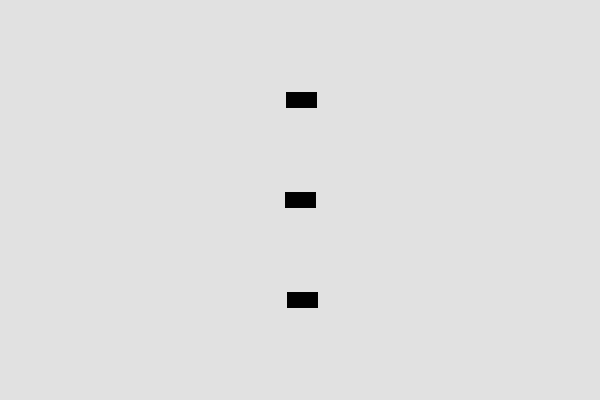
Frame 1 (no input)
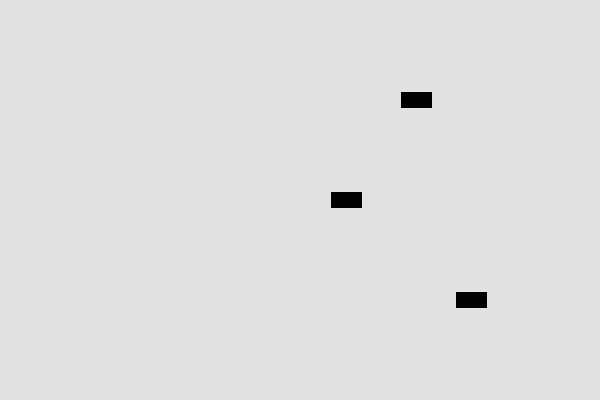
Frame 60 (the mouse pressed at the canvas centre just before this capture)
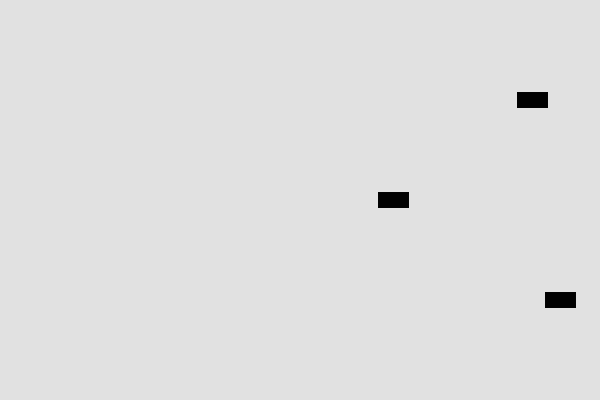
Frame 120 (the mouse held since frame 60 and released just before this capture)

The Processing sketch that drew these frames (run headless with seeded random() and noise(); from frame 60 on, the mouse is pressed at the canvas centre):

// Processing sketch: processing_115784
// ── processing_115784.pde

Car car1;
Car car2;
Car car3;

void setup(){
  size(600, 400); // 
  car1 = new Car(width/2, 100.0);
  car2 = new Car(width/2, 200.0);
  car3 = new Car(width/2, 300.0);
  
}
void draw() {
  background(225);
  car1.move(); 
  car1.display();
  car2.move();
  car2.display();
  car3.move();
  car3.display();

}


class Car {
  float low; 
  float high; 
  float sizeX;
  float sizeY;
  float posX;
  float posY;
  float xspeed;

  Car(float tPosX, float tPosY) { 
    low = 50;
    high = 500;
    posX = tPosX;
    posY = tPosY;
    xspeed = random(3);
  }
  void move(){
    sizeX = random(low, high);
    sizeY = 10;
    posX = posX + xspeed; {
    if (posX < 0)
      xspeed = 3; }
      {
    if (posX > width) 
      xspeed = -3; }
      
  }
  
  void display(){ 
    rectMode(CENTER);
    stroke(2);
    color(50,25,25,200);
    fill(0);
    rect(posX,posY,30,15);
  }
  

  }
